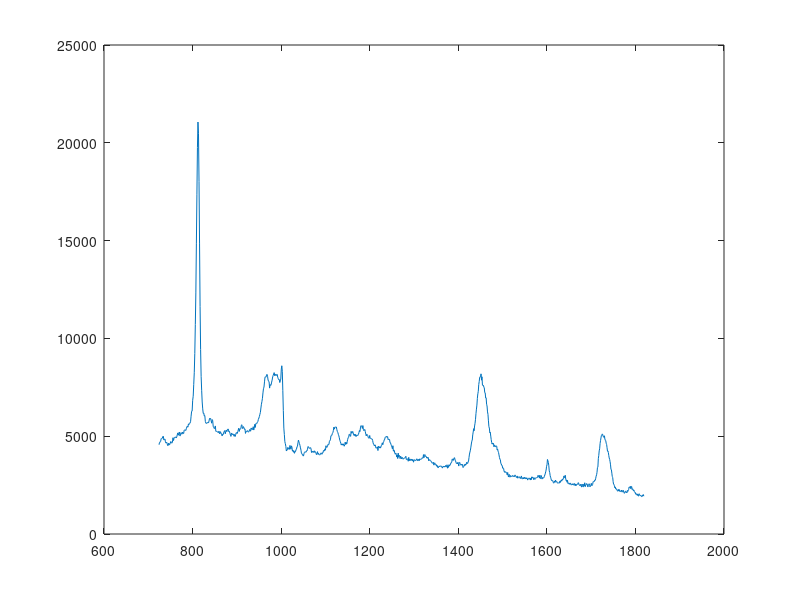

Source code (MATLAB): (Note: this script raises an error after producing the figure.)
%The following script analyzes raman samples of bone centered at 1300
%utilizing the ramanAnalysisExternal & pmmanormalizer2 functions.

%%
%dealing with PMMA

%extract the .txt file of the PMMA sample you're working with in the
%region. Example: using the PMMA scan of region 1 for all the raman samples
%in that region.

%extract
PMMA = dlmread('Region 1_Copy.txt');

figure
plot(PMMA(:,1),PMMA(:,2));

%normalize
normPMMA = pmmanormalizer2(PMMA);
figure
plot(normPMMA(:,1),normPMMA(:,2));

%%
%analysis
rawSpec = dlmread('Scan 5_Copy.txt');
figure
plot(rawSpec(:,1),rawSpec(:,2));


sample1Region1 = ramanAnalysis6withindexeditET2017_updated_11_16_17(rawSpec,normPMMA);

